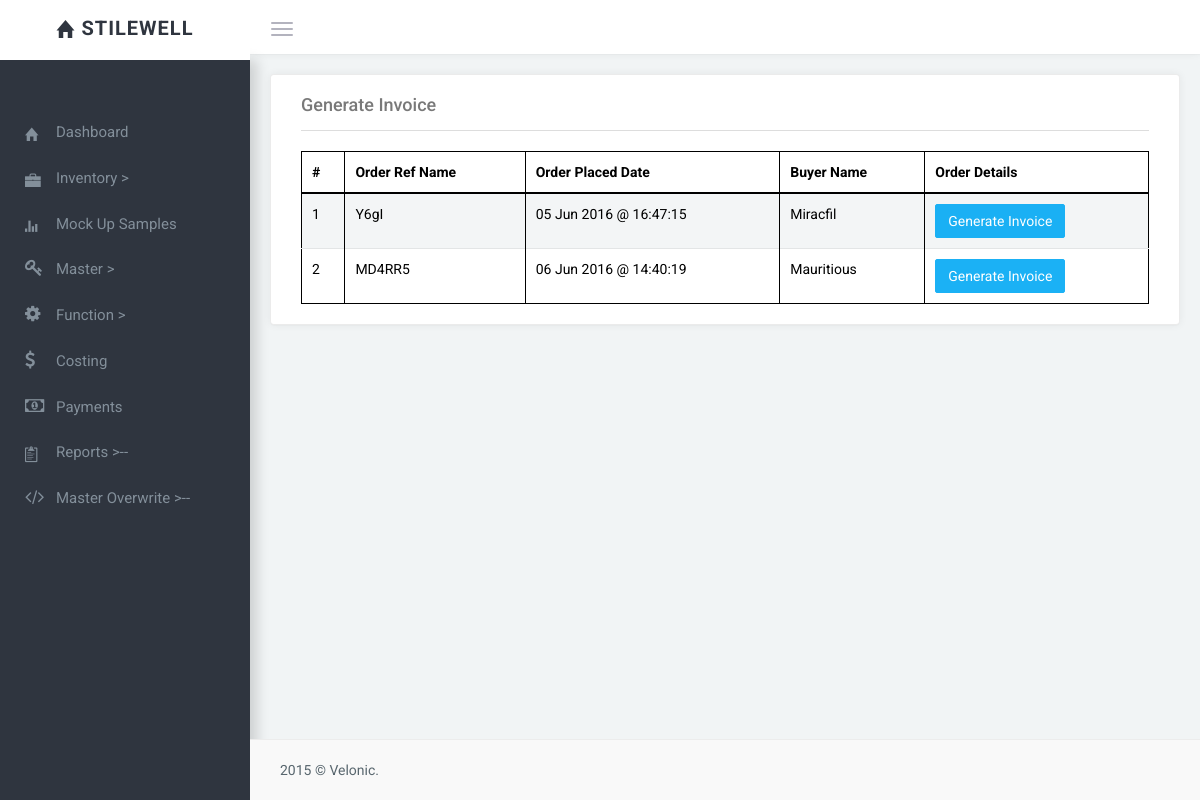
The page /login/stwl_app_old/inv.php (signed in) on the database its author committed.
### tables this page shows
CREATE TABLE `sw_modules` (
  `mo_id` int(11) NOT NULL,
  `mo_for` varchar(698) NOT NULL DEFAULT '1,2,3',
  `mo_name` varchar(698) NOT NULL,
  `mo_href` varchar(698) NOT NULL DEFAULT 'blah.php',
  `mo_icon` varchar(698) NOT NULL DEFAULT 'fa fa-icon',
  `mo_min_level` int(20) NOT NULL DEFAULT '1',
  `mo_sub_mod` int(2) NOT NULL DEFAULT '0',
  `mo_valid` int(2) NOT NULL DEFAULT '1'
);

CREATE TABLE IF NOT EXISTS `sw_orders` (
  `or_id` int(255) NOT NULL AUTO_INCREMENT,
  `or_ref_name` varchar(698) NOT NULL,
  `or_datentime` varchar(698) NOT NULL,
  `or_buy_name` varchar(698) NOT NULL,
  `or_valid` int(2) NOT NULL DEFAULT '1',
  PRIMARY KEY (`or_id`)
);

### login/stwl_app_old/include.php (the view, shortened to what this page needs)
<?php
function give_brand(){
	echo '
            <div class="logo">
                <a href="#" class="logo-expanded">
                    <i class=" ion-home"></i>
                    <span class="nav-label">StileWell</span>
                </a>
            </div>
            ';
}
		function get_modules($conn){
			$sql = "SELECT * FROM `sw_modules` WHERE `mo_min_level`<=".$_SESSION['SW_U_ACCESS']." and mo_valid =1";
$result = $conn->query($sql);
if ($result->num_rows > 0) {
	echo '
            <nav class="navigation">
                <ul class="list-unstyled">';
    while($row = $result->fetch_assoc()) {
		if($row['mo_sub_mod'] == 1){
			$actcswl = "SELECT * FROM `sw_submod` WHERE `sub_mo_rel_mo_id`= ".$row['mo_id']." and sub_valid=1 and sub_href='".trim(basename($_SERVER['PHP_SELF']))."'";
$act_res = $conn->query($actcswl);
if ($act_res->num_rows == 1) {
	$active_c = 'active';
	}else{
		$active_c = '';
	}
			if( $active_c == 'active' ){
		echo '
		<li class=" has-submen active"><a href="#"><i class="'.$row['mo_icon'].'"></i> <span class="nav-label">'.$row['mo_name'].'</span></a>
		';
		}else{
		echo '
		<li class=" has-submen"><a href="'.$row['mo_href'].'"><i class="'.$row['mo_icon'].'"></i> <span class="nav-label">'.$row['mo_name'].'</span></a>
		';
		}
echo '</li>';
			}else{
  if( trim(basename($_SERVER['PHP_SELF'])) == trim(basename($row['mo_href'])) ){
		echo '
<li class="active"><a href="#"><i class="'.$row['mo_icon'].'"></i> <span class="nav-label">'.$row['mo_name'].'</span></a></li>';
		}else{
		echo '
<li ><a href="'.$row['mo_href'].'"><i class="'.$row['mo_icon'].'"></i> <span class="nav-label">'.$row['mo_name'].'</span></a></li>';
			}
		}
	}
	echo '</ul>
            </nav>';
} else {echo 'Error ##3';}
		}
?>
<?php
		function get_head(){
			echo ' <meta charset="utf-8">
        <meta name="viewport" content="width=device-width, initial-scale=1.0">
        <meta name="description" content="A fully featured admin theme which can be used to build CRM, CMS, etc.">
        <meta name="author" content="Coderthemes">
        <link rel="shortcut icon" href="img/favicon.jpg">
        <title>StileWell - Admin Dashboard </title>
        <link href="css/bootstrap.min.css" rel="stylesheet">
        <link href="css/bootstrap-reset.css" rel="stylesheet">
        <link href="css/animate.css" rel="stylesheet">
        <link rel="stylesheet" type="text/css" href="assets/select2/select2.css" />
        <link href="assets/datatables/jquery.dataTables.min.css" rel="stylesheet" type="text/css" />
        <link href="assets/font-awesome/css/font-awesome.css" rel="stylesheet" />
        <link href="assets/ionicon/css/ionicons.min.css" rel="stylesheet" />
        <link rel="stylesheet" href="assets/morris/morris.css">
        <link href="assets/sweet-alert/sweet-alert.min.css" rel="stylesheet">
        <link href="css/style.css" rel="stylesheet">
        <link href="css/helper.css" rel="stylesheet">
        <!--[if lt IE 9]>
          <script src="js/html5shiv.js"></script>
          <script src="js/respond.min.js"></script>
        <![endif]-->';
}
?>

### login/stwl_app_old/inv.php (shortened to what this page needs)
<?php
include('db_auth.php');
?><!DOCTYPE html>
<html lang="en">
<head>
           <?php
	   get_head();
	   ?>
    </head>
    <body>
        <aside class="left-panel">
           <?php
		   give_brand();
		   ?>
            <?php
			get_modules($conn);
			?>
        </aside>
        <section class="content">
            <header class="top-head container-fluid">
                <button type="button" class="navbar-toggle pull-left">
                    <span class="icon-bar"></span>
                    <span class="icon-bar"></span>
                    <span class="icon-bar"></span>
                </button>
            </header>
<div class="wraper container-fluid">
                <div class="row">
                    <div class="col-lg-12	">
                        <div class="panel panel-default">
                            <div class="panel-heading">
                                <h3 class="panel-title">Generate Invoice</h3>
                            </div>
                            <div class="panel-body">
                                <div class="row">
                                    <div class="col-md-12 col-sm-12 col-xs-12">
                                         <table id="datatable" class="table table-striped table-bordered">
                                            <thead>
                                                <tr>
                                                    <th>#</th>
                                                    <th>Order Ref Name</th>
                                                    <th>Order Placed Date</th>
                                                    <th>Buyer Name</th>
                                                    <th>Order Details </th>
                                                </tr>
                                            </thead>
                                            <tbody>
                                           <?php
$orderssql = "SELECT * FROM sw_orders where or_valid= 1 ";
$ordersres = $conn->query($orderssql);
if ($ordersres->num_rows > 0) {
	$con = 1;
	while($ordersrw = $ordersres->fetch_assoc()) {
		echo '<tr>';
		  echo '
<td>'.$con.'</td>
<td>'.$ordersrw['or_ref_name'].'</td>
<td>'.date('d M Y @ H:i:s',$ordersrw['or_datentime']).'</td>
<td>'.$ordersrw['or_buy_name'].'</td>
<td>
<form action="invoice_gen.php" method="post">
<input type="hidden" name="ha_g" value="'.md5(md5(sha1(sha1(md5(sha1($ordersrw['or_id'])))))).'" />
<input name="gen_inv" class="btn btn-info" type="submit" value="Generate Invoice" /></form></td>
';
		echo '</tr>';
	$con++;
	}
} else {
	echo "No orders";
}
?>
                                 </tbody>
                        </table>
                                    </div>
                                </div>
                            </div>
                        </div>
                    </div>
                </div>
            </div>
            <footer class="footer">
                2015 © Velonic.
            </footer>
        </section>
    </body>
</html>

### login/css/style.css (style rules this page uses)
body { color: #000; background-color: #f1f4f5; font-family: 'Roboto', sans-serif; padding: 0px !important; margin: 0px !important; font-size: 14px; }
html { overflow-x: hidden; position: relative; min-height: 100%; }
aside.left-panel { background-color: #2f353f; box-shadow: 7px 60px 12px rgba(0, 0, 0, 0.15); width: 250px; position: fixed; height: 100%; top: 0px; left: 0px; }
.logo { text-align: center; background-color: #ffffff; padding: 13px 10px; }
.logo-expanded { font-size: 20px; letter-spacing: .05em; color: #2f353f !important; font-weight: 700; text-transform: uppercase; }
.logo-expanded i { font-size: 24px; vertical-align: middle; }
.navigation { margin: 50px 0px 20px; }
.navigation > ul > li { position: relative; }
.navigation > ul > li > a { display: block; padding: 12px 25px; color: #838F9A; font-size: 15px; text-decoration: none; transition: all 0.4s; -moz-transition: all 0.4s; -webkit-transition: all 0.4s; -o-transition: all 0.4s; font-weight: 400; outline: none !important; }
.navigation ul li a i { margin-right: 6px; font-size: 18px; width: 25px; float: left; }
.navigation ul li a .nav-label { vertical-align: middle; }
header { background-color: #ffffff; box-shadow: 0 0px 8px 0 rgba(0,0,0,0.06),0 1px 0px 0 rgba(0,0,0,0.02); }
.navbar-toggle { margin: 12px 20px 8px 0px; display: block; padding-left: 0px; }
.navbar-toggle .icon-bar { background-color: #b3b3be; }
.content { margin-left: 250px; }
.content > .container-fluid { padding-left: 20px; padding-right: 20px; }
.wraper { padding-top: 20px; min-height: 550px; padding-bottom: 70px; }
.footer { color: #58666e; position: absolute; left: 250px; right: 0px; bottom: 0px; padding: 20px 30px; background-color: #f9f9f9; border-top: 1px solid rgba(0, 0, 0, 0.05); }
#datatable td { font-weight: normal; }

### rows shown on the page
sw_modules: mo_name "Dashboard"
sw_modules: mo_name "Inventory >"
sw_modules: mo_name "Mock Up Samples"
sw_modules: mo_name "Master >"
sw_modules: mo_name "Function >"
sw_modules: mo_name "Costing"
sw_modules: mo_name "Payments"
sw_modules: mo_name "Reports >--"
sw_modules: mo_name "Master Overwrite >--"
sw_orders: or_ref_name "Y6gI", or_datentime "05 Jun 2016 @ 16:47:15", or_buy_name "Miracfil"
sw_orders: or_ref_name "MD4RR5", or_datentime "06 Jun 2016 @ 14:40:19", or_buy_name "Mauritious"
